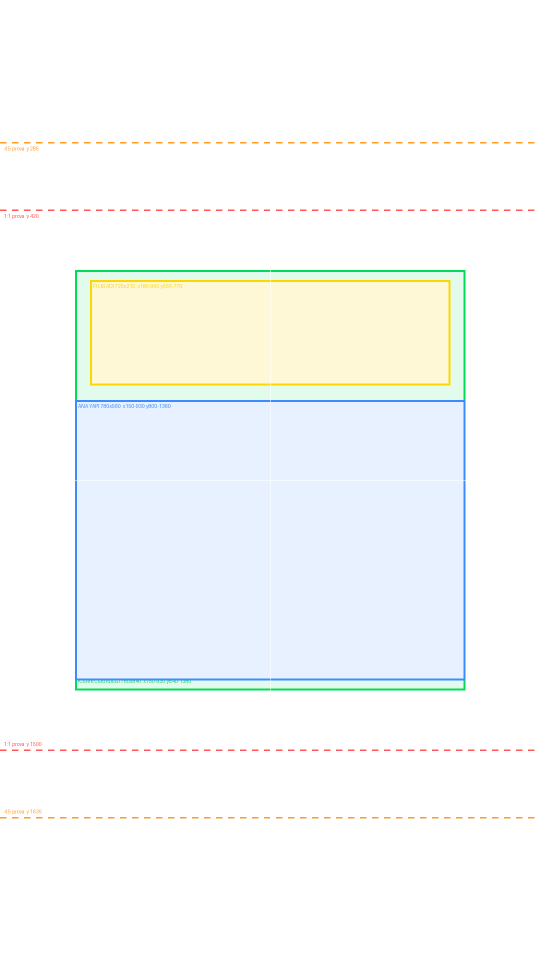
#> input picture kilavuzlar/KAPAK_SAFE_AREA_1080x1920.png, 1080 x 1920 px (shown at 1/2 size)
$ python kapak_prova.py ../kilavuzlar/KAPAK_SAFE_AREA_1080x1920.png ../kilavuzlar/KAPAK_SAFE_AREA_1080x1920.png
#> lines starting #> are read from the running program, lines starting #| are printed output that depends on the picture
#!/usr/bin/env python3
# ═══════════════════════════════════════════════════════════════════
#  KAPAK PROVA — dikey kapağın kırpma ve küçük önizleme provaları
#  [DIKEY_TIMELAPSE_KAPAK_KILAVUZU §3 · §9 · §11]
#
#  KULLANIM
#     python3 araclar/kapak_prova.py <kapak.png|jpg> [cikis_klasoru]
#     varsayılan çıkış: <kapak klasörü>/KAPAK_PROVA/
#
#  ÜRETİR   tam 9:16 · merkezden 3:4 (y 240–1680) · 4:5 (y 285–1635) · 1:1 (y 420–1500) kırpmaları
#           · her birinin 140 px genişlikte küçüğü · güvenli alan şablonu bindirilmiş kopya
#           · hepsini yan yana koyan PROVA_PANOSU.png (gözle bakılacak tek dosya)
#  ÖLÇER    tuval 1080×1920 mi (değilse ⛔) · 9:16 mı
#  SORAR    (insan) film adı okunuyor mu · ana yapı tanınıyor mu · dönüşüm izi seçiliyor mu
#           · gerçek platform önizlemesi ayrıca kontrol edildi mi [§9 son karar]
#  ⚠️ Kırpmalar MERKEZDEN varsayımdır; platformun gerçek önizlemesi daha güçlü kanıttır [§1 · §12].
#  ÇIKIŞ    0 = tuval doğru, panolar üretildi · 2 = tuval 1080×1920 değil
# ═══════════════════════════════════════════════════════════════════
import os
import sys

from PIL import Image

if len(sys.argv) < 2:
    print(open(__file__, encoding="utf-8").read().split("KULLANIM")[1].split("ÜRETİR")[0])
    sys.exit(2)

kaynak = sys.argv[1]
cikis = sys.argv[2] if len(sys.argv) > 2 else os.path.join(os.path.dirname(os.path.abspath(kaynak)), "KAPAK_PROVA")
os.makedirs(cikis, exist_ok=True)
sablon_yol = os.path.join(os.path.dirname(os.path.abspath(__file__)), "..", "kilavuzlar", "KAPAK_SAFE_AREA_1080x1920.png")

im = Image.open(kaynak).convert("RGB")
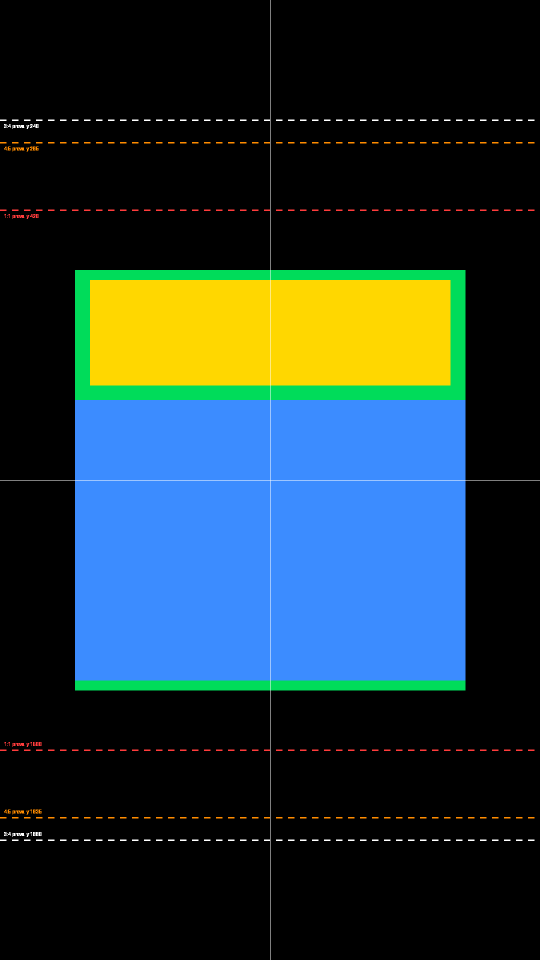
#> im: PIL image 1080x1920 RGB (shown at 1/2 size); mean R, G, B 33.2, 53.6, 57.6
w, h = im.size
#> w = 1080; h = 1920
print("═" * 62)
print(f"  KAPAK PROVA · {os.path.basename(kaynak)} · {w}×{h}")
#|   KAPAK PROVA · KAPAK_SAFE_AREA_1080x1920.png · 1080×1920
print("═" * 62)
dur = 0
if (w, h) != (1080, 1920):
    oran = h / w
    if abs(oran - 16 / 9) < 0.01:
        print(f"  ⚠️ tuval 9:16 ama {w}×{h} — 1080×1920'ye ölçeklenerek prova yapıldı; dışa aktarımı 1080×1920 yap [§9]")
    else:
        print(f"  ⛔ tuval 9:16 DEĞİL ({w}×{h}, oran {oran:.3f}) — yeni dikey tuval gerekir [§6]")
        dur = 2
    im = im.resize((1080, int(round(1080 * h / w))), Image.LANCZOS)
    if im.size[1] != 1920:
        im = im.crop((0, max(0, (im.size[1] - 1920) // 2), 1080, max(0, (im.size[1] - 1920) // 2) + 1920))
else:
    print("  ✅ tuval 1080×1920 · 9:16")

provalar = [("9x16", 0, 1920), ("3x4", 240, 1680), ("4x5", 285, 1635), ("1x1", 420, 1500)]
kucukler = []
for ad, y0, y1 in provalar:
    k = im.crop((0, y0, 1080, y1))
    k.save(os.path.join(cikis, f"kapak_{ad}.png"))
    t = k.resize((140, int(round(140 * k.size[1] / 1080))), Image.LANCZOS)
    t.save(os.path.join(cikis, f"kapak_{ad}_140px.png"))
    kucukler.append(t)
#> this loop made 4 passes
#> pass 2, `t = k.resize((140, int(round(140 * k.size[1] / 1080))), Image.LANCZOS)`:
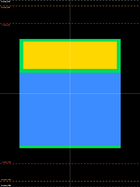
#> t: PIL image 140x187 RGB; mean R, G, B 44.1, 71.3, 76.4
#> pass 3, `k = im.crop((0, y0, 1080, y1))`:
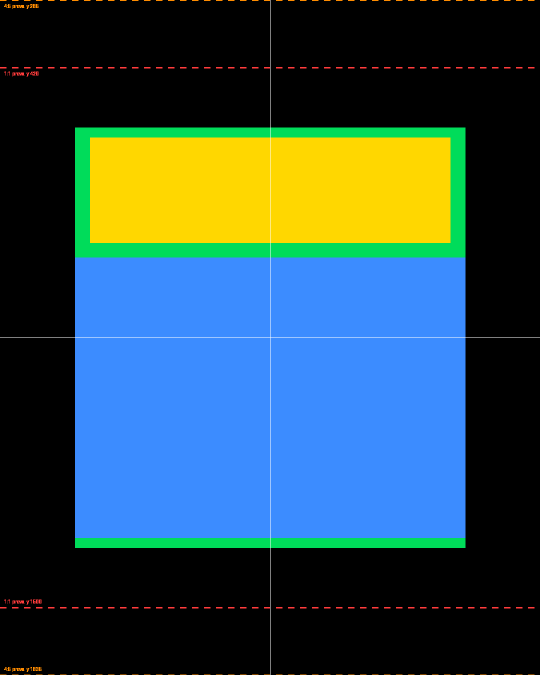
#> k: PIL image 1080x1350 RGB (shown at 1/2 size); mean R, G, B 46.1, 75.2, 81.1
#> after the loop:
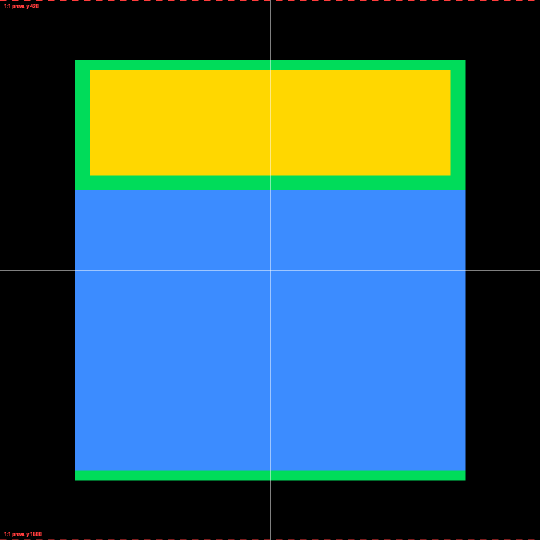
#> k: PIL image 1080x1080 RGB (shown at 1/2 size); mean R, G, B 56.7, 93.6, 101.2
#> after the loop:
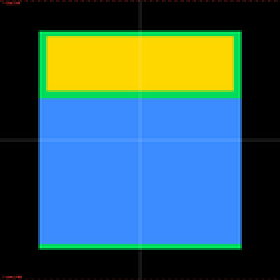
#> t: PIL image 140x140 RGB (shown 2 times larger); mean R, G, B 56.6, 93.9, 101.3
#> after the loop, kucukler = 4 items

bindirme = im.convert("RGBA")
if os.path.exists(sablon_yol):
    bindirme = Image.alpha_composite(bindirme, Image.open(sablon_yol).convert("RGBA"))
    bindirme.convert("RGB").save(os.path.join(cikis, "kapak_SABLONLU.png"))
else:
    print(f"  ⚠️ şablon yok: {sablon_yol}")

# PANO: şablonlu tam kare (480 px boy) + dört kırpma (480 boy) + dört 140 px küçük
pano_h = 480
parcalar = [bindirme.convert("RGB").resize((270, 480))]
for ad, y0, y1 in provalar[1:]:
    k = im.crop((0, y0, 1080, y1))
    parcalar.append(k.resize((int(round(pano_h * 1080 / k.size[1])), pano_h)))
#> after the loop, parcalar = 4 items
genislik = sum(p.size[0] for p in parcalar) + 10 * len(parcalar) + 10 + 4 * 150
#> genislik = 2144
pano = Image.new("RGB", (genislik, pano_h + 20), (24, 24, 24))
#> pano: PIL image 2144x500 RGB; every value is 24
x = 10
for p in parcalar:
    pano.paste(p, (x, 10))
    x += p.size[0] + 10
#> this loop made 4 passes
#> x on passes 1 to 4: 290, 660, 1054, 1544
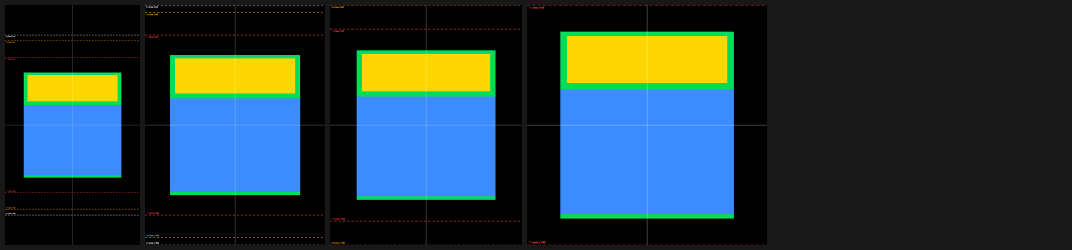
#> pano: PIL image 2144x500 RGB (shown at 1/2 size); mean R, G, B 39.2, 59, 62.9
#> after the loop, x = 1544
for t in kucukler:
    pano.paste(t, (x, 10))
    x += 150
#> this loop made 4 passes
#> x on passes 1 to 4: 1694, 1844, 1994, 2144
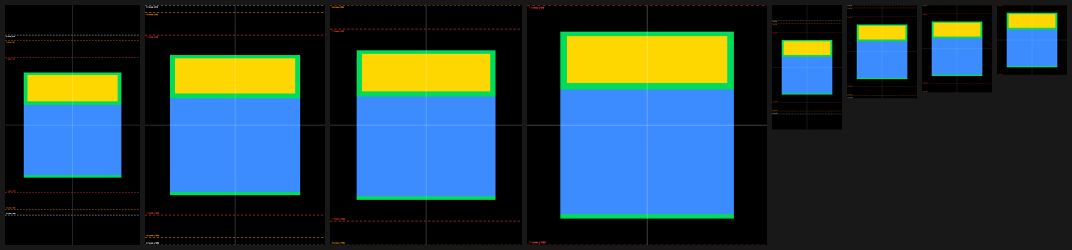
#> pano: PIL image 2144x500 RGB (shown at 1/2 size); mean R, G, B 41.1, 63.5, 68
#> after the loop, x = 2144
pano.save(os.path.join(cikis, "PROVA_PANOSU.png"))

print(f"\n  çıktı → {cikis}/  (PROVA_PANOSU.png · kapak_<oran>.png · _140px · kapak_SABLONLU.png)")
#|   çıktı → ../kilavuzlar/KAPAK_SAFE_AREA_1080x1920.png/  (PROVA_PANOSU.png · kapak_<oran>.png · _140px · kapak_SABLONLU.png)
print("""
  ── ELLE · üç soru, her prova ve 140 px küçük için [§9] ──────────────
  ☐ film adını okuyabiliyor muyum?  (başlık kutusu x 180–900 · y 560–770 içinde mi)
  ☐ ana yapının ne olduğunu anlıyor muyum?  (ana yapı x 150–930 · y 800–1360)
  ☐ dönüşümün sıra dışı tarafını açıklamasız seçebiliyor muyum?
  ☐ kapaktaki sonuç filmde var mı · kaynak GN mi (zincir_kontrol GN ↔ kapak) [DERS 30 · 85]
  ☐ gerçek Instagram/TikTok/Shorts önizlemesi ayrıca görüldü mü [§8]
  Birine hayır → efekt ekleme; öğelerin yerini/büyüklüğünü değiştir.""")
sys.exit(dur)
#> (the program exits here)
